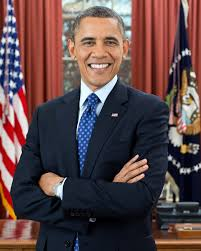
#> input picture cascade/obama_01.jpeg, 201 x 251 px, given in place of the camera
$ python 1_camera_write.py
#> lines starting #> are read from the running program, lines starting #| are printed output that depends on the picture
import cv2
import time
import os
import numpy as np
from datetime import datetime

# Init camera
cap = cv2.VideoCapture(0)
cap.set(3, 320)  # set Width
cap.set(4, 240)  # set Height

# 트랙바 콜백 함수 (사용되지 않음)
def nothing(x):
    pass

# 윈도우 생성
cv2.namedWindow('Camera Settings')

# 트랙바 생성
cv2.createTrackbar('Brightness', 'Camera Settings', 70, 100, nothing)
cv2.createTrackbar('Contrast', 'Camera Settings', 70, 100, nothing)
cv2.createTrackbar('Saturation', 'Camera Settings', 70, 100, nothing)
cv2.createTrackbar('Gain', 'Camera Settings', 80, 100, nothing)
cv2.createTrackbar('R_weight', 'Camera Settings', 33, 100, nothing)
cv2.createTrackbar('G_weight', 'Camera Settings', 33, 100, nothing)
cv2.createTrackbar('B_weight', 'Camera Settings', 33, 100, nothing)

t_start = time.time()
fps = 0

def weighted_gray(image, r_weight, g_weight, b_weight):
    # 가중치를 0-1 범위로 변환
    r_weight /= 100.0
    g_weight /= 100.0
    b_weight /= 100.0
    return cv2.addWeighted(cv2.addWeighted(image[:, :, 2], r_weight, image[:, :, 1], g_weight, 0), 1.0, image[:, :, 0], b_weight, 0)

while True:
    # 트랙바 값 읽기
    brightness = cv2.getTrackbarPos('Brightness', 'Camera Settings')
    contrast = cv2.getTrackbarPos('Contrast', 'Camera Settings')
    saturation = cv2.getTrackbarPos('Saturation', 'Camera Settings')
    gain = cv2.getTrackbarPos('Gain', 'Camera Settings')
    r_weight = cv2.getTrackbarPos('R_weight', 'Camera Settings')
    g_weight = cv2.getTrackbarPos('G_weight', 'Camera Settings')
    b_weight = cv2.getTrackbarPos('B_weight', 'Camera Settings')

    # 카메라 속성 설정
    cap.set(cv2.CAP_PROP_BRIGHTNESS, brightness)
    cap.set(cv2.CAP_PROP_CONTRAST, contrast)
    cap.set(cv2.CAP_PROP_SATURATION, saturation)
    cap.set(cv2.CAP_PROP_GAIN, gain)

    ret, frame = cap.read()
#> frame is the input picture: shape (251, 201, 3); mean B, G, R 71.6, 70.2, 92.5

    # Calculate FPS
    fps += 1
    mfps = fps / (time.time() - t_start)

    # Show the frame
    cv2.imshow('1 Step frame', frame)

    # Apply custom weights to convert to gray
    gray_frame = weighted_gray(frame, r_weight, g_weight, b_weight)
#> in weighted_gray, `return cv2.addWeighted(cv2.addWeighted(image[:, :, 2], r_weight, image..`:
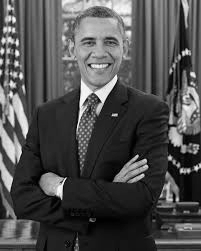
#> returned value: shape (251, 201); min 1, max 251, mean 77.3
    cv2.imshow('2 Step weighted_gray_frame', gray_frame)

    # Convert to LAB color space
    lab_frame = cv2.cvtColor(frame, cv2.COLOR_BGR2Lab)
#> lab_frame: shape (251, 201, 3); mean of channels 0, 1, 2 81.1, 138.8, 131.5
    l_channel, a_channel, b_channel = cv2.split(lab_frame)
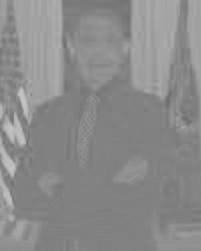
#> a_channel: shape (251, 201); min 110, max 199, mean 138.8
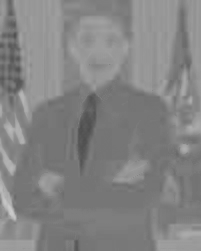
#> b_channel: shape (251, 201); min 78, max 203, mean 131.5
    cv2.imshow('3 Step lab_frame', l_channel)

    # Check for key presses
    k = cv2.waitKey(30) & 0xff
#> (key Esc is pressed here)
    if k == 27:  # press 'ESC' to quit
        break

    if k == 32:  # press 'SPACE' to take a photo
        path = "./positive/rect_color_weight"
        if not os.path.exists(path):
            os.makedirs(path)
        timestamp = datetime.now().strftime("%Y_%m_%d_%H_%M_%S")
        filename_gray = f"{path}/rect_gray_{timestamp}.jpg"
        filename_lab = f"{path}/rect_lab_{timestamp}.jpg"
        print(f"images: {filename_gray} and {filename_lab} saved")
        cv2.imwrite(filename_gray, gray_frame)
        cv2.imwrite(filename_lab, l_channel)

    time.sleep(0.2)

cap.release()
cv2.destroyAllWindows()

$ run again, on cascade/obama_03.jpg
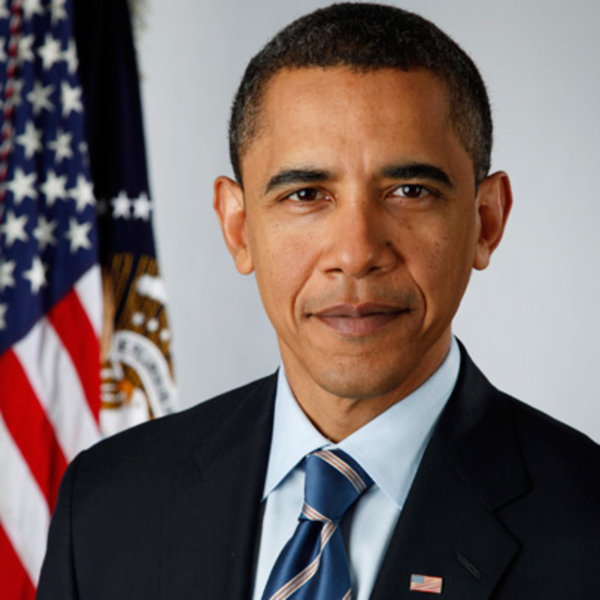
#> input picture cascade/obama_03.jpg, 1200 x 1200 px, given in place of the camera (shown at 1/2 size)
#> frame is the input picture: shape (1200, 1200, 3); mean B, G, R 99.8, 102.3, 116.3
#> lab_frame: shape (1200, 1200, 3); mean of channels 0, 1, 2 110.7, 134.2, 132.4
#> `l_channel, a_channel, b_channel = cv2.split(lab_frame)`:
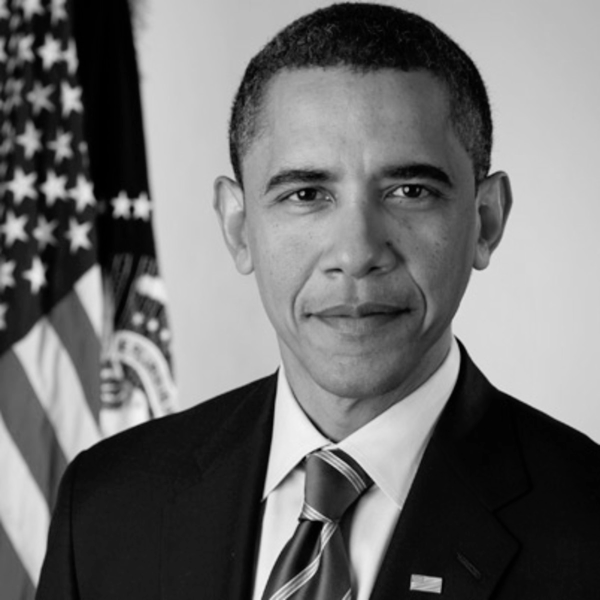
#> l_channel: shape (1200, 1200) (shown at 1/2 size); min 0, max 245, mean 110.7
#> `l_channel, a_channel, b_channel = cv2.split(lab_frame)`:
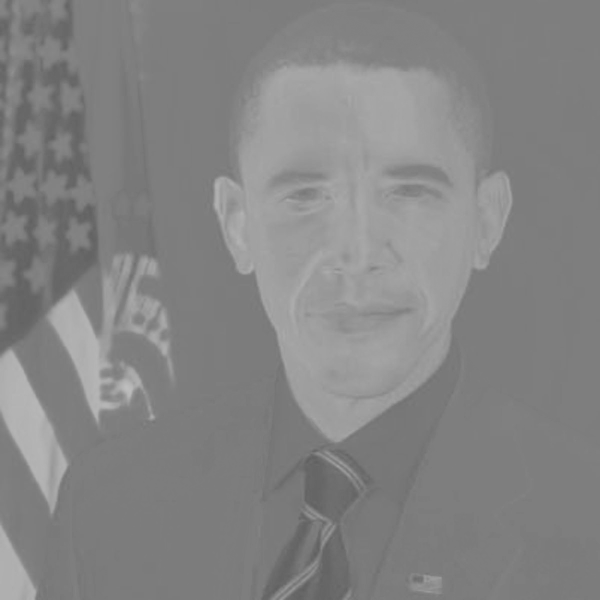
#> b_channel: shape (1200, 1200) (shown at 1/2 size); min 94, max 190, mean 132.4
